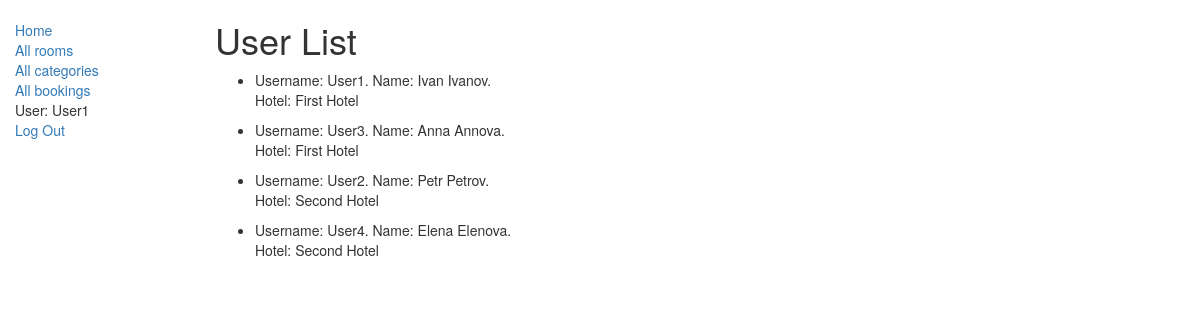
Page /hotel/info/users/ (signed in) on the committed database.
### myapp/models.py (models this page shows, shortened)
class HotelUser(models.Model):
    user = models.OneToOneField(User, on_delete=models.CASCADE)
    hotel = models.ForeignKey(Hotel, on_delete=models.CASCADE)

class Hotel(models.Model):
    name = models.CharField(max_length=100)

### myapp/views.py (the view)
# urls.py: path('info/users/', views.UsersListView.as_view(), name='users'),
class UsersListView(LoginRequiredMixin, generic.ListView):
    model = HotelUser
    template_name = 'info/user_list.html'
    def get_queryset(self):
        return HotelUser.objects.all().order_by('hotel')

### myapp/templates/info/user_list.html
{% extends "base_generic.html" %}
{% block content %}
    <h1>User List</h1>
    {% if hoteluser_list %}
    <ul>
      {% for user in hoteluser_list %}
      <li class="users">
          <p>Username: {{user.user.username}}. Name: {{user.user.first_name}} {{user.user.last_name}}.<br/>
              Hotel: {{user.hotel.name}}</p>
      </li>
      {% endfor %}
    </ul>
    {% else %}
      <p>There are no users.</p>
    {% endif %}
{% endblock %}

### myapp/templates/base_generic.html (shortened to what this page needs)
<!DOCTYPE html>
<html lang="en">
<head>
  <link rel="stylesheet" href="https://maxcdn.bootstrapcdn.com/bootstrap/3.3.7/css/bootstrap.min.css">
  {% load static %}
  <link rel="stylesheet" href="{% static 'styles/styles.css' %}">
</head>
<body>
  <div class="container-fluid">
    <div class="row">
      <div class="col-sm-2">
      {% block sidebar %}
      <ul class="sidebar-nav">
          <li><a href="{% url 'index' %}">Home</a></li>
          <li><a href="{% url 'rooms' %}">All rooms</a></li>
          <li><a href="{% url 'room-categories' %}">All categories</a></li>
          <li><a href="{% url 'bookings' %}">All bookings</a></li>
          {% if user.is_authenticated %}
            <li>User: {{ user.get_username }}</li>
            <li><a href="{% url 'logout'%}">Log Out</a></li>
          {% else %}
            <li><a href="{% url 'login'%}?next={{request.path}}">Login</a></li>
          {% endif %}
      </ul>
     {% endblock %}
      </div>
      <div class="col-sm-10 ">
      {% block content %}{% endblock %}
      </div>
    </div>
  </div>
</body>
</html>

### myapp/static/styles/styles.css (style rules this page uses)
.sidebar-nav { margin-top: 20px; padding: 0; list-style: none; }

### rows in the picture
HotelUser: user.username "User1", user.first_name "Ivan", user.last_name "Ivanov", hotel.name "First Hotel"
HotelUser: user.username "User3", user.first_name "Anna", user.last_name "Annova", hotel.name "First Hotel"
HotelUser: user.username "User2", user.first_name "Petr", user.last_name "Petrov", hotel.name "Second Hotel"
HotelUser: user.username "User4", user.first_name "Elena", user.last_name "Elenova", hotel.name "Second Hotel"

### other values in the picture
{{ user.get_username }} "User1"
